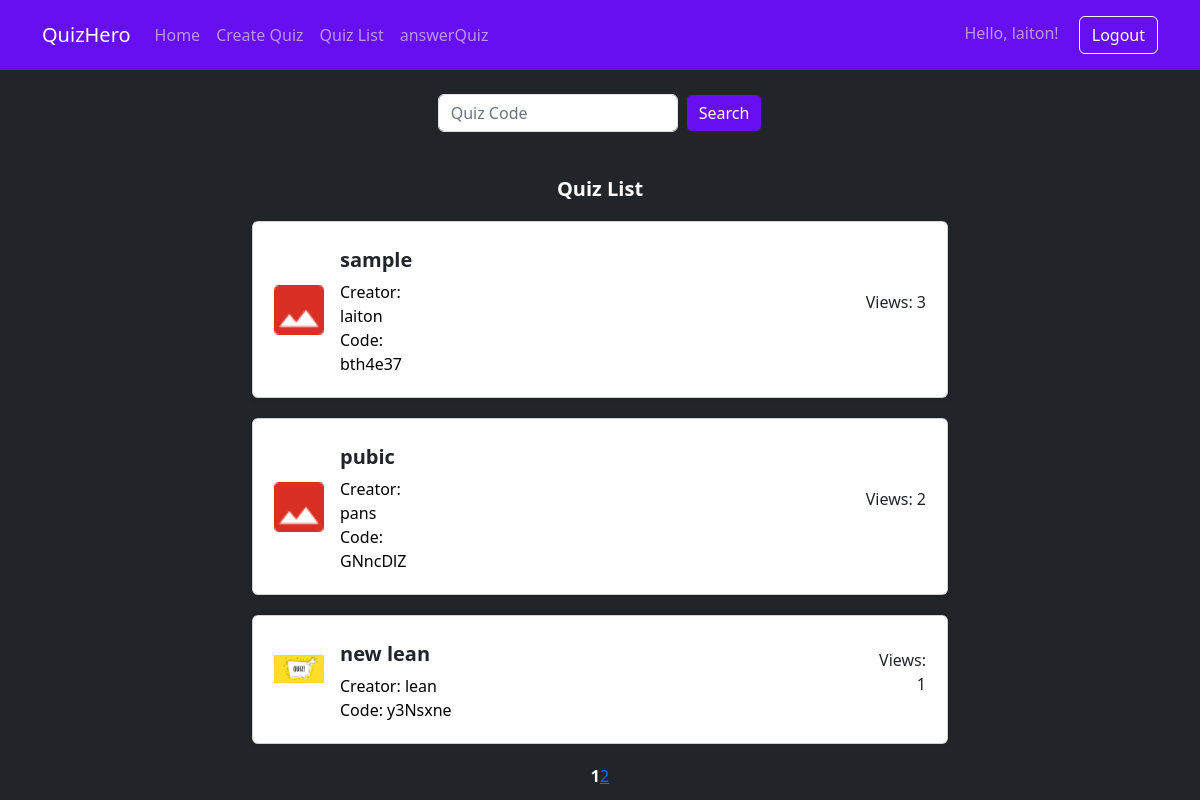
/List.php (signed in), run on the app's committed database.
### tables this page shows
CREATE TABLE `quizlisttable` (
  `code` varchar(7) NOT NULL,
  `title` varchar(255) NOT NULL,
  `thumbnail` varchar(255) NOT NULL,
  `accessibility` varchar(8) NOT NULL,
  `creator` varchar(255) NOT NULL,
  `views` int(11) DEFAULT 0
);

### List.php (the view, shortened to what this page needs)
    <?php
    $servername = 'localhost';
    $dbUsername = 'root';
    $dbPassword = '';
    $database_name = 'web';
    $conn = new mysqli($servername, $dbUsername, $dbPassword, $database_name);
      ?>
<?php require('assets/php/head.inc.php'); ?>
<?php include('assets/php/navbar.inc.php'); ?>
        <br>
        <form class="d-flex justify-content-center" role="search" method="post">
        <input class="form-control me-2" style="width: 15rem;" type="search" name="quizCode" placeholder="Quiz Code" aria-label="Search">
        <button class="btn btn-primary border-dark" type="submit">Search</button>
        </form>
<?php
$itemsPerPage = 4;
$sql = "SELECT COUNT(*) as count FROM quizlisttable";
$result = $conn->query($sql);
$row = $result->fetch_assoc();
$totalItems = $row['count'];
$totalPages = ceil($totalItems / $itemsPerPage);
echo '<div class="d-flex justify-content-center"><h5 class="card-title" style="color: white;">Quiz List</h5></div>';
if (isset($_GET['page']) && is_numeric($_GET['page'])) {
    $currentPage = (int) $_GET['page'];
} else {
    $currentPage = 1;
}
$offset = ($currentPage - 1) * $itemsPerPage;
$sql = "SELECT * FROM quizlisttable WHERE accessibility != 'PRIVATE' LIMIT $itemsPerPage OFFSET $offset";
$result = $conn->query($sql);
if ($result->num_rows > 0) {
  while ($row = $result->fetch_assoc()) {
      $thumbnailPath = 'assets/img/uploads/' . htmlspecialchars($row["thumbnail"]);
      if ($row["thumbnail"] === 'default_img.jpg' || !file_exists($thumbnailPath)) {
          $thumbnailPath = 'assets/img/uploads/default_img.jpg';
      }
      echo '<div class="card quiz-card" data-quiz-code="' . htmlspecialchars($row["code"]) . '">'
      . '<div class="card-body d-flex align-items-center justify-content-between">'
      . '<div class="left-content d-flex align-items-center">'
      . '<div class="img-container me-3" style="flex: 0 0 50px; height: 50px; overflow: hidden;">'
      . '<img src="' . $thumbnailPath . '" alt="Quiz Thumbnail" style="width: 100%; height: auto;">'
      . '</div>'
      . '<div>'
      . '<h5 class="card-title">' . htmlspecialchars($row["title"]) . '</h5>'
      . '<p class="card-text">'
      . 'Creator: ' . htmlspecialchars($row["creator"]) . '<br>'
      . 'Code: ' . htmlspecialchars($row["code"])
      . '</p>'
      . '</div>'
      . '</div>'
      . '<div class="right-content">'
      . '<p class="views-text">Views: ' . htmlspecialchars($row["views"]) . '</p>'
      . '</div>'
      . '</div>'
      . '</div>';
    }
} else {
  echo "0 results";
}
echo    '<div class="pagination-container">';
echo         '<div class="card-body d-flex justify-content-center">';
        for ($i = 1; $i <= $totalPages; $i++) {
            if ($i == $currentPage) {
                echo "<b>$i</b> ";
            } else {
                echo "<a href='?page=$i'>$i</a> ";
            }
        }
        echo '</div>';
    echo '</div>';
?>
<?php require('assets/php/footer.inc.php');

### assets/php/head.inc.php (shortened to what this page needs)
<html lang="en">
<head>
    <link rel="stylesheet" href="https://cdn.jsdelivr.net/npm/bootstrap@5.3.2/dist/css/bootstrap.min.css" rel="stylesheet">
    <link rel="stylesheet" href="assets/css/style.css">
    <link href="https://cdnjs.cloudflare.com/ajax/libs/font-awesome/5.15.1/css/all.min.css" rel="stylesheet">
</head>
<body class="bg-dark">

### assets/php/navbar.inc.php (shortened to what this page needs)
<section>
  <nav class="navbar navbar-expand-lg navbar-dark">
    <div class="container ">
      <a class="navbar-brand" href="index.php">QuizHero</a>
      <div class="collapse navbar-collapse" id="navbarText">
        <ul class="navbar-nav me-auto mb-2 mb-lg-0">
          <li class="nav-item">
            <a class="nav-link" aria-current="page" href="index.php">Home</a>
          </li>
          <li class="nav-item">
            <?php if (isset($_SESSION['username'])) : ?>
              <a class="nav-link" href="MakeQuiz.php">Create Quiz</a>
            <?php else : ?>
              <a class="nav-link" href="#" data-bs-toggle="modal" data-bs-target="#modalLogin">Create Quiz</a>
            <?php endif; ?>
          </li>
          <li class="nav-item">
            <?php if (isset($_SESSION['username'])) : ?>
              <a class="nav-link" href="List.php">Quiz List</a>
            <?php else : ?>
              <a class="nav-link" href="" data-bs-toggle="modal" data-bs-target="#modalLogin">Quiz List</a>
            <?php endif; ?>
          </li>
          <li class="nav-item">
            <?php if (isset($_SESSION['username'])) : ?>
              <a class="nav-link" href="answerQuiz.php">answerQuiz</a>
            <?php else : ?>
              <a class="nav-link" href="#" data-bs-toggle="modal" data-bs-target="#modalLogin">answerQuiz</a>
            <?php endif; ?>
          </li>
        </ul>
        <?php if (isset($_SESSION['username'])) : ?>
          <div class="navbar-text">
            Hello, <?php echo htmlspecialchars($_SESSION['username']); ?>!
            <a href="?logout=1" class="btn btn-outline-light ms-3">Logout</a>
          </div>
        <?php endif; ?>
      </div>
    </div>
  </nav>
</section>

### assets/php/footer.inc.php (shortened to what this page needs)
</body>
</html>

### assets/css/style.css (style rules this page uses)
.navbar { background-color: #6610f2 !important; }
.btn-primary { background-color: #6610f2 !important; }
.form-control::placeholder { opacity: 1; color: #6c757d; }
input::placeholder { color: red; }

### List.php (style rules this page uses)
.card { width: 20rem; padding: 5px; border: 1px solid #bd1717; border-radius: 8px; box-shadow: 0 2px 5px rgba(0,0,0,0.1); background-color: purple; color: #2f11f2; text-align: left; cursor: pointer; margin: 20px auto; width: 58%; }
.card-body { padding: 20px; display: flex; align-items: center; }
.left-content { display: flex; align-items: center; }
.right-content { text-align: right; }
.card-title, .card-subtitle, .card-text { margin: 5px 0; }
.card-title { font-size: 1.25rem; font-weight: bold; color: #A020F0; }
.card-text { font-size: 1rem; color: #000000; }
.pagination-container { display: flex; justify-content: center; align-items: center; color: #FFFFFF; }
.img-container { flex: 0 0 50px; height: 50px; overflow: hidden; margin-right: 15px; }
.img-container img { width: 100%; height: auto; }

### data on the page
quizlisttable: thumbnail (picture), title "sample", creator "laiton", code "bth4e37", views "3"
quizlisttable: thumbnail (picture), title "pubic", creator "pans", code "GNncDlZ", views "2"
quizlisttable: shows a picture, title "new lean", creator "lean", code "y3Nsxne", views "1"

### other printed values
$_SESSION['username'] "laiton"
